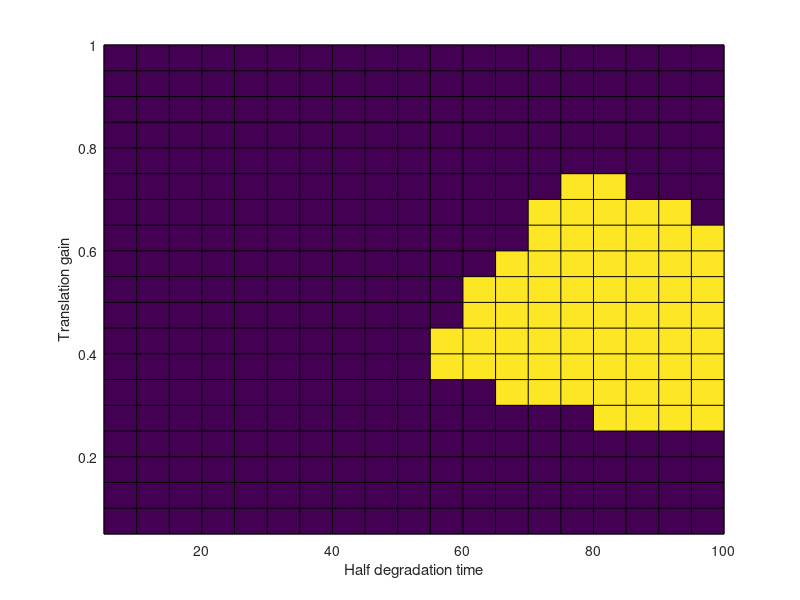

Reproduce this figure in MATLAB.
clear;

%% Repressor Load
load('SteadyStateAnalysis_TrslDeg_Repressor_1.mat');
RepressorAve=Ave;
RepressorCV=CV;
load('SteadyStateAnalysis_TrslDeg_Repressor_2.mat');
RepressorAve=Ave+RepressorAve;
RepressorCV=CV+RepressorCV;
load('SteadyStateAnalysis_TrslDeg_Repressor_3.mat');
RepressorAve=Ave+RepressorAve;
RepressorCV=CV+RepressorCV;
load('SteadyStateAnalysis_TrslDeg_Repressor_4.mat');
RepressorAve=Ave+RepressorAve;
RepressorCV=CV+RepressorCV;
load('SteadyStateAnalysis_TrslDeg_Repressor_5.mat');
RepressorAve=Ave+RepressorAve;
RepressorCV=CV+RepressorCV;

%% Reporter Load
load('SteadyStateAnalysis_TrslDeg_Reporter_CV_1.mat');
ReporterAve=Ave;
ReporterCV=CV;
load('SteadyStateAnalysis_TrslDeg_Reporter_CV_2.mat');
ReporterAve=Ave+ReporterAve;
ReporterCV=CV+ReporterCV;
load('SteadyStateAnalysis_TrslDeg_Reporter_CV_3.mat');
ReporterAve=Ave+ReporterAve;
ReporterCV=CV+ReporterCV;
load('SteadyStateAnalysis_TrslDeg_Reporter_CV_4.mat');
ReporterAve=Ave+ReporterAve;
ReporterCV=CV+ReporterCV;
load('SteadyStateAnalysis_TrslDeg_Reporter_CV_5_1.mat');
ReporterAve=Ave+ReporterAve;
ReporterCV=CV+ReporterCV;
load('SteadyStateAnalysis_TrslDeg_Reporter_CV_5_2.mat');
ReporterAve=Ave+ReporterAve;
ReporterCV=CV+ReporterCV;


X=zeros(size(RepressorCV,1),size(RepressorCV,2));

for i=1:size(RepressorCV,1)
    for j=1:size(RepressorCV,2)
        if ReporterCV(i,j,1)<=0.9 && RepressorCV(i,j,1)<=0.30 && RepressorAve(i,j,2)>=20
            X(i,j)=1;
        end
    end
end

figure(1)
pcolor(halfT,trsl,X);
xlabel('Half degradation time')
ylabel('Translation gain')
